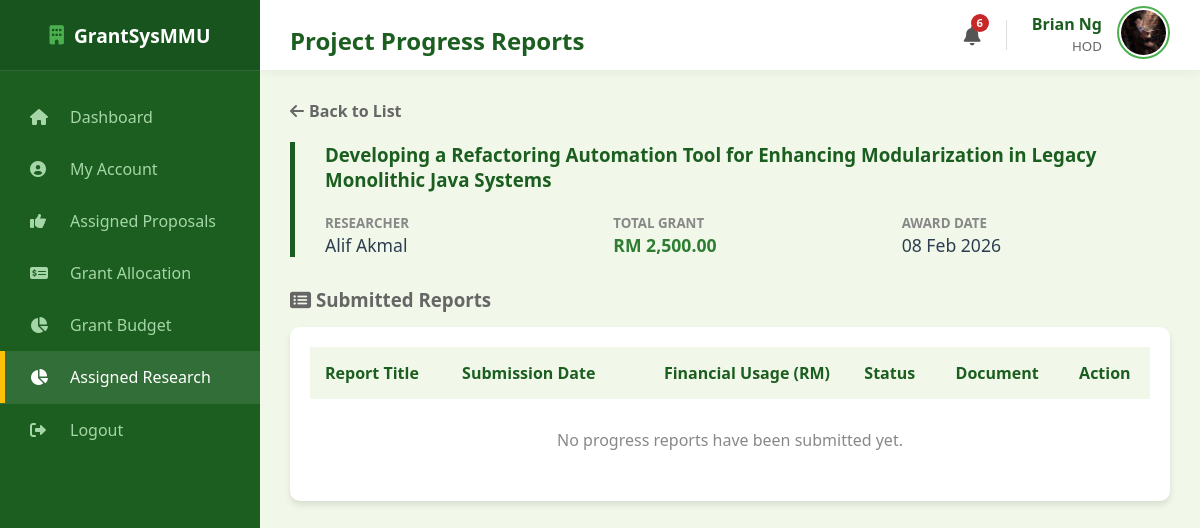
Before: /hod/assigned_research/progress/6 (signed in) with the older database file.
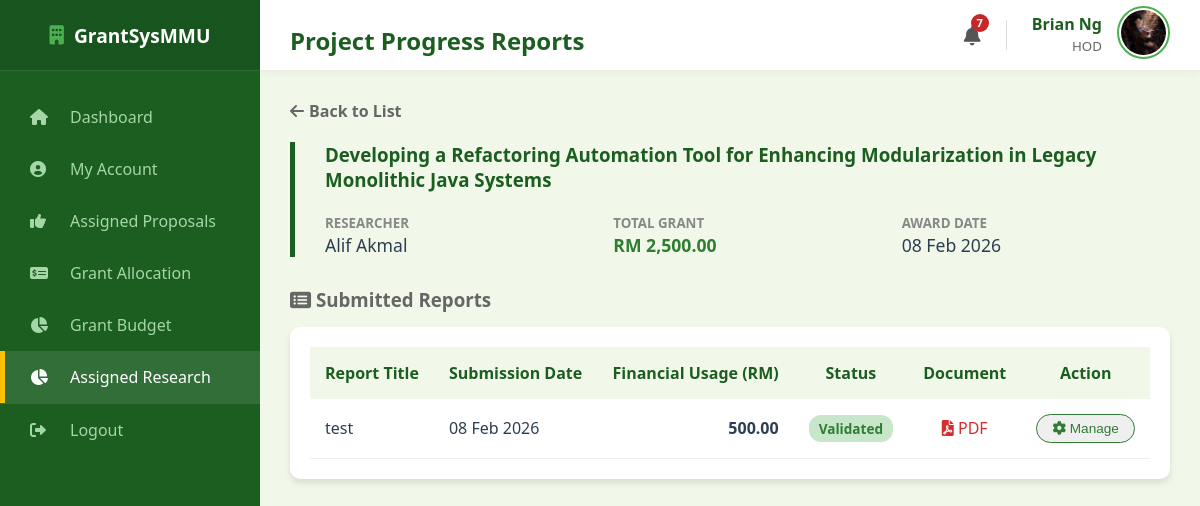
After: the same page with the newer database file.
### models.py (models this page shows)
class ProgressReport(db.Model):
    __tablename__ = "progress_report"
    report_id = db.Column(db.Integer, primary_key=True)
    proposal_id = db.Column(
        db.Integer, db.ForeignKey("proposal.proposal_id"), nullable=False
    )
    title = db.Column(db.String(200), nullable=False)
    content = db.Column(db.Text, nullable=False)
    financial_usage = db.Column(db.Float, nullable=False)
    document_file = db.Column(db.String(100), nullable=True)
    status = db.Column(db.String(50), default="Submitted")
    submission_date = db.Column(db.DateTime, default=malaysia_now)
    hod_feedback = db.Column(db.Text, nullable=True)
    proposal = db.relationship("Proposal", backref="reports")

### routes/hod_routes.py (the view)
@hod_bp.route("/hod/assigned_research/progress/<int:proposal_id>")
def hod_view_progress_reports(proposal_id):
    if session.get("role") != "HOD":
        return redirect(url_for("hod.hod_login"))
    proposal = Proposal.query.get_or_404(proposal_id)
    user = User.query.get(session["user_id"])
    current_hod = HOD.query.filter_by(mmu_id=user.mmu_id).first()
    if not current_hod or proposal.assigned_hod_id != current_hod.hod_id:
        flash("Error: Access Denied.", "error")
        return redirect(url_for("hod.hod_assigned_research"))
    reports = (
        ProgressReport.query.filter_by(proposal_id=proposal_id)
        .order_by(ProgressReport.submission_date.desc())
        .all()
    )
    return render_template(
        "hod_view_progress_reports.html", proposal=proposal, reports=reports, user=user
    )

### main.py (called while the page is built)
@app.context_processor
def inject_notifications():
    if "user_id" in session:
        unread = Notification.query.filter_by(recipient_id=session["user_id"], is_read=False).count()
        return dict(unread_notifications=unread)
    return dict(unread_notifications=0)

### templates/hod_view_progress_reports.html (shortened to what the changed rows need)
<!DOCTYPE html>
<html lang="en">
<head>
    <link rel="stylesheet" type="text/css" href="{{ url_for('static', filename='style.css') }}">
    <link rel="stylesheet" href="https://cdnjs.cloudflare.com/ajax/libs/font-awesome/6.0.0/css/all.min.css">
</head>
<body>
    <div class="dashboard-container">
        <div class="main-content">
            <div class="top-bar">
                <h2>Project Progress Reports</h2>
                <div style="display: flex; align-items: center; gap: 25px;">
                    <a href="{{ url_for('auth.view_notifications') }}"
                        style="position: relative; color: #555; font-size: 1.2rem; text-decoration: none;">
                        <i class="fas fa-bell"></i>
                        {% if unread_notifications > 0 %}
                        <span
                            style="position: absolute; top: -8px; right: -8px; background: #c62828; color: white; border-radius: 50%; width: 18px; height: 18px; font-size: 0.7rem; display: flex; align-items: center; justify-content: center; font-weight: bold;">
                            {{ unread_notifications }}
                        </span>
                        {% endif %}
                    </a>
                </div>
            </div>
            <div class="content-wrapper">
                <div class="table-card">
                    <table style="width: 100%; border-collapse: collapse;">
                        <thead>
                            <tr style="background: #f1f8e9; color: #1b5e20;">
                                <th style="padding: 15px; text-align: left;">Report Title</th>
                                <th style="padding: 15px; text-align: left;">Submission Date</th>
                                <th style="padding: 15px; text-align: right;">Financial Usage (RM)</th>
                                <th style="padding: 15px; text-align: center;">Status</th>
                                <th style="padding: 15px; text-align: center;">Document</th>
                                <th style="padding: 15px; text-align: center;">Action</th>
                            </tr>
                        </thead>
                        <tbody>
                            {% for report in reports %}
                            <tr style="border-bottom: 1px solid #eee;">
                                <td style="padding: 15px; font-weight: 500;">{{ report.title }}</td>
                                <td style="padding: 15px;">{{ report.submission_date.strftime('%d %b %Y') }}</td>
                                <td style="padding: 15px; text-align: right; font-weight: bold;">{{ "{:,.2f}".format(report.financial_usage) }}</td>
                                <td style="padding: 15px; text-align: center;">
                                    <span style="padding: 4px 10px; border-radius: 12px; font-size: 0.85rem; background: {% if report.status == 'Validated' %}#c8e6c9{% elif report.status == 'Requires Revision' %}#ffcdd2{% else %}#e3f2fd{% endif %}; color: {% if report.status == 'Validated' %}#2e7d32{% elif report.status == 'Requires Revision' %}#c62828{% else %}#1565c0{% endif %}; font-weight: bold;">
                                        {{ report.status }}
                                    </span>
                                </td>
                                <td style="padding: 15px; text-align: center;">
                                    {% if report.document_file %}
                                    <a href="{{ url_for('static', filename='proposal_docs/' + report.document_file) }}" target="_blank" style="color: #d32f2f; text-decoration: none;">
                                        <i class="fas fa-file-pdf"></i> PDF
                                    </a>
                                    {% else %}
                                    <span style="color: #ccc;">--</span>
                                    {% endif %}
                                </td>
                                <td style="padding: 15px; text-align: center;">
                                    <button class="btn-sm" onclick="openReviewModal('{{ report.report_id }}', '{{ report.title }}')" style="cursor: pointer;">
                                        <i class="fas fa-cog"></i> Manage
                                    </button>
                                </td>
                            </tr>
                            {% else %}
                            <tr>
                                <td colspan="6" style="padding: 30px; text-align: center; color: #888;">No progress reports have been submitted yet.</td>
                            </tr>
                            {% endfor %}
                        </tbody>
                    </table>
                </div>
            </div>
        </div>
    </div>
</body>
</html>

Changed rows visible on the page:
added ProgressReport: title "test", submission_date "08 Feb 2026", financial_usage "500.00", status "Validated"
Other visible differences:
{{ unread_notifications }}: "6" → "7"
text no longer shown: "No progress reports have been submitted yet."
